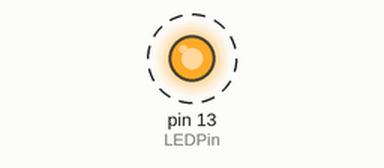
The sketch below on a simulated Arduino Uno, built with avr-gcc and run on an emulated ATmega328P. Shown: output pins drawn as LEDs (lit = HIGH). Dashed ring = blinking.

Above: at 0.15 s.
Timing chart, 0 to 3.0 s (numbered marks = the images above):
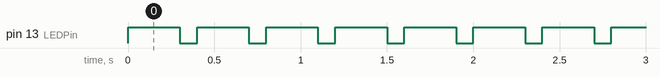

Measured:
- by itself, pin 13 (LEDPin): alternates HIGH for 0.30 s and LOW for 0.10 s

The sketch:

FirstProject.ino
```cpp
int LEDPin=13;
int waitTimeOn=300;
int waitTimeOff=100;

void setup() {
  // put your setup code here, to run once:
  pinMode(LEDPin,OUTPUT);

}

void loop() {
  // put your main code here, to run repeatedly:
  digitalWrite(LEDPin,HIGH);
  delay(waitTimeOn);
  digitalWrite(LEDPin,LOW);
  delay(waitTimeOff);

}
```
